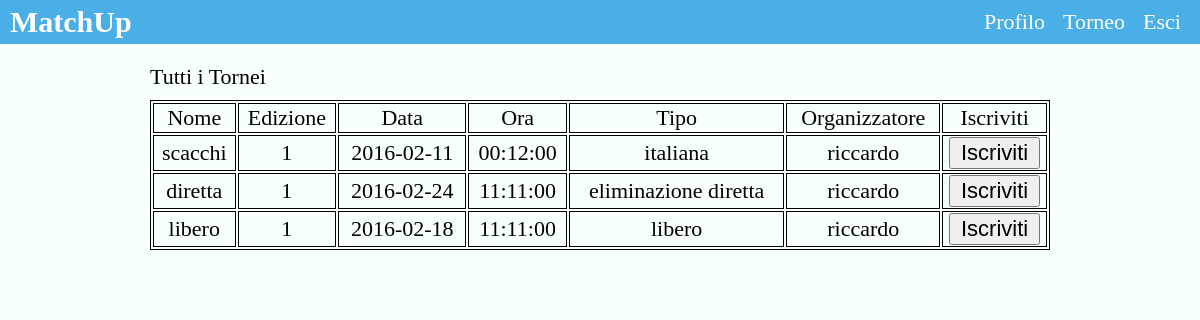
The page /enroll.php on the database its author committed.
### tables this page shows
CREATE TABLE IF NOT EXISTS `Torneo` (
  `ID` int(11) NOT NULL,
  `nome` varchar(50) NOT NULL,
  `edizione` int(11) NOT NULL DEFAULT '1',
  `data` date NOT NULL,
  `ora` time NOT NULL,
  `min_giocatori` int(11) NOT NULL DEFAULT '2',
  `max_giocatori` int(11) NOT NULL,
  `numero_gare` int(11) DEFAULT NULL,
  `tipo` varchar(255) NOT NULL,
  `organizzatore` varchar(100) NOT NULL
);

### classes/MUTournaments.class.php (called while the page is built, shortened)
<?php
	class MUTournaments
	{
		private $database;
		function __construct()
		{
			require_once 'include/MYSQL.class.php';
			$this->database = new MYSQL(DB_HOSTNAME, DB_USERNAME, DB_PASSWORD, DB_DATABASE);
			$this->database->connect();
		}
        function getTournamentsUserIsNotEnrolledIn($username)
        {
            $username = $this->database->sqlInjection($username);
			$query = "SELECT * FROM Torneo WHERE ID NOT IN ( SELECT torneo_id FROM Iscrizione WHERE utente='$username')";
            $this->database->query($query);
            if($this->database->queryOk())
            {
                return $this->database->resultsInArray();
            }
            else
            {
                return false;
            }
        }
	}
?>

### classes/include/MYSQL.class.php (called while the page is built, shortened)
<?php
	class MYSQL{
		private $connection;
		private $host;
		private $username;
		private $password;
		private $database;
		private $result;
		function __construct($host, $username, $password, $database){
			$this->host = $host;
			$this->username = $username;
			$this->password = $password;
			$this->database = $database;
		}
		function connect(){
			$this->connection = @mysqli_connect($this->host, $this->username, $this->password, $this->database);
		}
		function queryOk(){
			if($this->result){
				return true;
			} else {
				return false;
			}
		}
		function query($query){
			$this->result = @mysqli_query($this->connection, $query);
			return $this->result;
		}
		function sqlInjection($item){
			$item = @mysqli_real_escape_string($this->connection, $item);
			return $item;
		}
		function resultsInArray(){
			$array = array();
			while($row = @mysqli_fetch_assoc($this->result)){
				$array[] = $row;
			}
			return $array;
		}
	}
?>

### enroll.php (the view, shortened to what this page needs)
<?php
    $tournaments = new MUTournaments();
    $allTournaments = $tournaments->getTournamentsUserIsNotEnrolledIn($_SESSION["username"]);
 ?>
 <!DOCTYPE html>
 <html>
 <head>
     <link rel="stylesheet" type="text/css" href="css/style.css" />
 </head>
 <body>
     <div class="header">
		<div class="content_left"><b>MatchUp</b></div>
		<div class="content_right">
			<ul>
				<li><a href="home.php">Profilo</a></li>
				<li><a href="tournaments.php">Torneo</a></li>
				<li><a href="logout.php">Esci</a></li>
			</ul>
		</div>
	</div>
	<div class="content">
        Tutti i Tornei
        <br />
        <table class='table'>
            <tr><td class='td'>
                Nome
            </td><td class='td'>
                Edizione
            </td><td class='td'>
                Data
            </td><td class='td'>
                Ora
            </td><td class='td'>
                Tipo
            </td><td class='td'>
                Organizzatore
            </td><td class='td'>
                Iscriviti
            </td></tr>
        <?php
        for($i = 0; $i < count($allTournaments); $i++)
            {
                echo "<tr><td class='td'>";
                echo $allTournaments[$i]["nome"];
                echo "</td><td class='td'>";
                echo $allTournaments[$i]["edizione"];
                echo "</td><td class='td'>";
                echo $allTournaments[$i]["data"];
                echo "</td><td class='td'>";
                echo $allTournaments[$i]["ora"];
                echo "</td><td class='td'>";
                echo $allTournaments[$i]["tipo"];
                echo "</td><td class='td'>";
                echo $allTournaments[$i]["organizzatore"];
                echo "</td><td class='td'>";
                echo "<form method='POST'>";
                echo "<input type='submit' name='submit' value='Iscriviti' />";
                echo "</form>";
                echo "</td></tr>";
            }
        ?>
        </table>
    </div>
 </body>
 </html>

### css/style.css (style rules this page uses)
html, body { margin: 0px; padding: 0px; font-size: 22px; background-color: #f7ffff; }
input, select { font-size: 22px; }
.signup_form, input { width: 90%; }
.login_form, input, select { width: 90%; }
.header { background-color: #4aaee7; padding: 5px; }
.content_left { float: left; margin-left: 5px; font-size: 30px; color: #ffffff; }
.content_right { float: right; margin-right: 5px; }
.content_right ul { list-style: none; margin: auto; padding: 0px; }
.content_right ul li { float: left; margin-left: 4px; margin-right: 4px; margin-top: 4px; }
.content_right ul li a { text-decoration: none; color: #ffffff; padding: 5px; border-radius: 5px; }
.content { width: 75%; margin: auto; margin-top: 20px; }
a { color: #4aaee7; text-decoration: none; }
.table { width: 100%; margin-top: 10px; border: 1px solid #000000; margin-bottom: 20px; }
.td { border: 1px solid #000000; text-align: center; }

### rows shown on the page
torneo: nome "scacchi", edizione "1", data "2016-02-11", ora "00:12:00", tipo "italiana", organizzatore "riccardo"
torneo: nome "diretta", edizione "1", data "2016-02-24", ora "11:11:00", tipo "eliminazione diretta", organizzatore "riccardo"
torneo: nome "libero", edizione "1", data "2016-02-18", ora "11:11:00", tipo "libero", organizzatore "riccardo"
